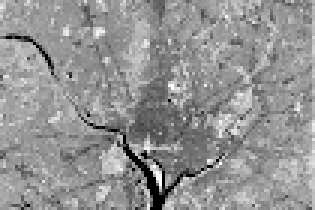
#> input picture test1.png, 105 x 70 px (shown 3 times larger)
$ jupyter execute DIP_experiment_4.ipynb
#> lines starting #> are read from the running program, lines starting #| are printed output that depends on the picture; after the words box and inside, x2 and y2 are one past the last pixel; in counts of white or black regions, pixels touching at a corner belong together
#Image Negative

[cell 1]
from matplotlib import pyplot as plt
import cv2
import PIL
import numpy as np
from skimage import io

[cell 2]
img = cv2.imread("test1.png")
#> img is the input picture: shape (70, 105, 3); min 0, max 255, mean 146.9

[cell 3]
plt.imshow(img)

[cell 4]
img_negative = 255 - img
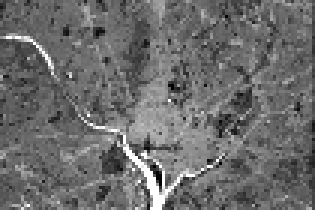
#> img_negative: shape (70, 105, 3) (shown 3 times larger); min 0, max 255, mean 108.1

[cell 5]
plt.imshow(img_negative)

[cell 6]
img_neg_lib = cv2.bitwise_not(img)

[cell 7]
plt.imshow(img_neg_lib)

#Thresholding

[cell 8]
img_gray = cv2.imread("test1.png",cv2.IMREAD_GRAYSCALE)
#> img_gray: shape (70, 105); min 0, max 255, mean 146.9
row,col = img_gray.shape[0],img_gray.shape[1]
#> row = 70; col = 105
thresh_img_1 = img_gray
count = 0
values = 0
for i in range(row):
  for j in range(col):
    count+=1
    values+=thresh_img_1[i][j]
#> after the loop, count = 7350; values = 1079760

avg = values//count
#> avg = 146
print(avg)
#| 146
for i in range(row):
  for j in range(col):
    if thresh_img_1[i][j]<avg:
      thresh_img_1[i][j]=0
    else:
      thresh_img_1[i][j]=255
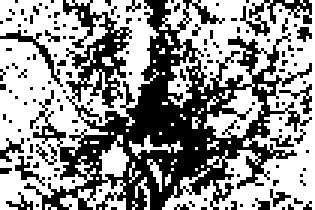
#> thresh_img_1: shape (70, 105) (shown 3 times larger); 57.7% white; 140 black regions (134 under 20 px), largest, box (x1, y1, x2, y2) and area: (8, 0, 104, 70) 2510, (80, 0, 104, 12) 98, (0, 10, 21, 29) 59, (93, 28, 104, 38) 29, (5, 52, 15, 62) 29, (0, 46, 8, 54) 26

plt.imshow(thresh_img_1)

[cell 9]
thresh_img_2 = img_gray
for i in range(row):
  for j in range(col):
    if thresh_img_2[i][j]<127:
      thresh_img_2[i][j]=0
    else:
      thresh_img_2[i][j]=255
plt.imshow(thresh_img_2)

#Image Contrast

[cell 10]
# function to process the red band of the image
def normalize_Red(intensity):
    iI      = intensity
    minI    = 86
    maxI    = 230
    minO    = 0
    maxO    = 255
    iO      = (iI-minI)*(((maxO-minO)/(maxI-minI))+minO)
    return iO

# function to process the green band of the image
def normalize_Green(intensity):
    iI      = intensity
    minI    = 90
    maxI    = 225
    minO    = 0
    maxO    = 255
    iO      = (iI-minI)*(((maxO-minO)/(maxI-minI))+minO)
    return iO
# function to process the blue band of the image
def normalize_Blue(intensity):
    iI      = intensity
    minI    = 100
    maxI    = 210
    minO    = 0
    maxO    = 255
    iO      = (iI-minI)*(((maxO-minO)/(maxI-minI))+minO)
    return iO

# Create an image object
imageObject     = PIL.Image.open("test1.png")
# Split the red, green and blue bands from the Image
multiBands      = imageObject.split()
# Apply point operations that does contrast stretching on each color band
normalized_Red_Band      = multiBands[0].point(normalize_Red)
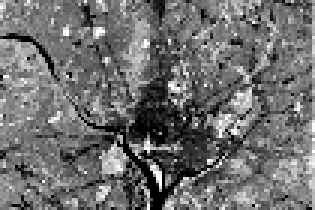
#> normalized_Red_Band: PIL image 105x70 L (shown 3 times larger); min 0, max 255, mean 110.8
normalized_Green_Band    = multiBands[1].point(normalize_Green)
normalized_Blue_Band     = multiBands[2].point(normalize_Blue)
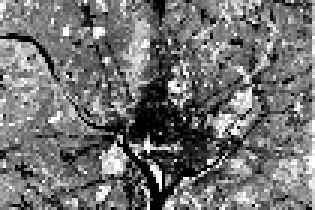
#> normalized_Blue_Band: PIL image 105x70 L (shown 3 times larger); min 0, max 255, mean 113.8

# Create a new image from the contrast stretched red, green and blue brands
normalized_Image = PIL.Image.merge("RGB", (normalized_Red_Band, normalized_Green_Band, normalized_Blue_Band))
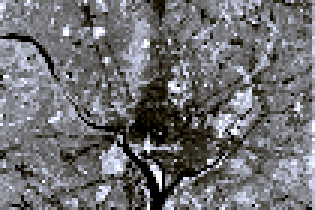
#> normalized_Image: PIL image 105x70 RGB (shown 3 times larger); mean R, G, B 110.8, 110.9, 113.8
plt.imshow(normalized_Image)

[cell 11]
img = cv2.imread("test1.png")
xp = [0, 64, 128, 192, 255]
fp = [0, 32, 64, 128, 255]
x = np.arange(256)
table = np.interp(x, xp, fp).astype('uint8')
img_contarst = cv2.LUT(img, table)
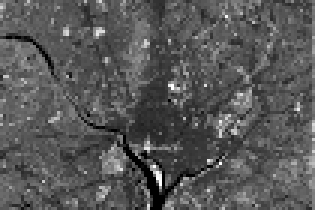
#> img_contarst: shape (70, 105, 3) (shown 3 times larger); min 0, max 255, mean 87
plt.imshow(img_contarst)

[cell 12]
fig, (ax1, ax2, ax3,ax4) = plt.subplots(nrows=1, ncols=4, figsize=(16, 3),
                                    sharex=True, sharey=True)
for aa in (ax1, ax2, ax3, ax4):
    aa.set_axis_off()

ax1.imshow(img_negative)
ax1.set_title('Negative Image')
ax2.imshow(thresh_img_1)
ax2.set_title('Thresh Image 1')
ax3.imshow(thresh_img_2)
ax3.set_title('Thresh Image 2')
ax4.imshow(img_contarst)
ax4.set_title('Contrast stretching')

plt.tight_layout()
plt.show()
